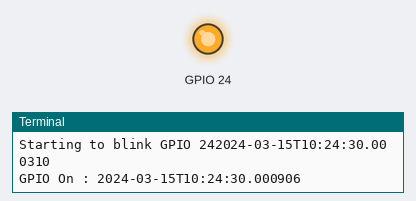
Bench run of a program on a simulated Raspberry Pi (BCM pin numbers). Shown: output pins drawn as LEDs (lit = HIGH), the last lines printed to the terminal. The clock reads 2024-03-15 10:24:30 at power-on unless the program sets it.

Above: at 1.0 s.
At 3.0 s:
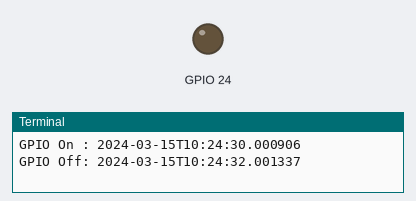
Timing chart, 0 to 5.2 s (numbered marks = the images above):
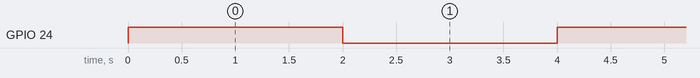

Measured:
- by itself, GPIO 24: alternates HIGH for 2.0 s and LOW for 2.0 s

The program:

blinkgpio24.py
```python
#!/usr/bin/python
import RPi.GPIO as GPIO
import datetime
import time
GPIO.setwarnings(False)
GPIO.setmode(GPIO.BCM)
GPIO.setup(24, GPIO.OUT)
print "Starting to blink GPIO 24" + datetime.datetime.now().isoformat()
while True:
  print "GPIO On : " + datetime.datetime.now().isoformat()
  GPIO.output(24, True)
  time.sleep(2)
  print "GPIO Off: " + datetime.datetime.now().isoformat()
  GPIO.output(24, False)
  time.sleep(2)
```
